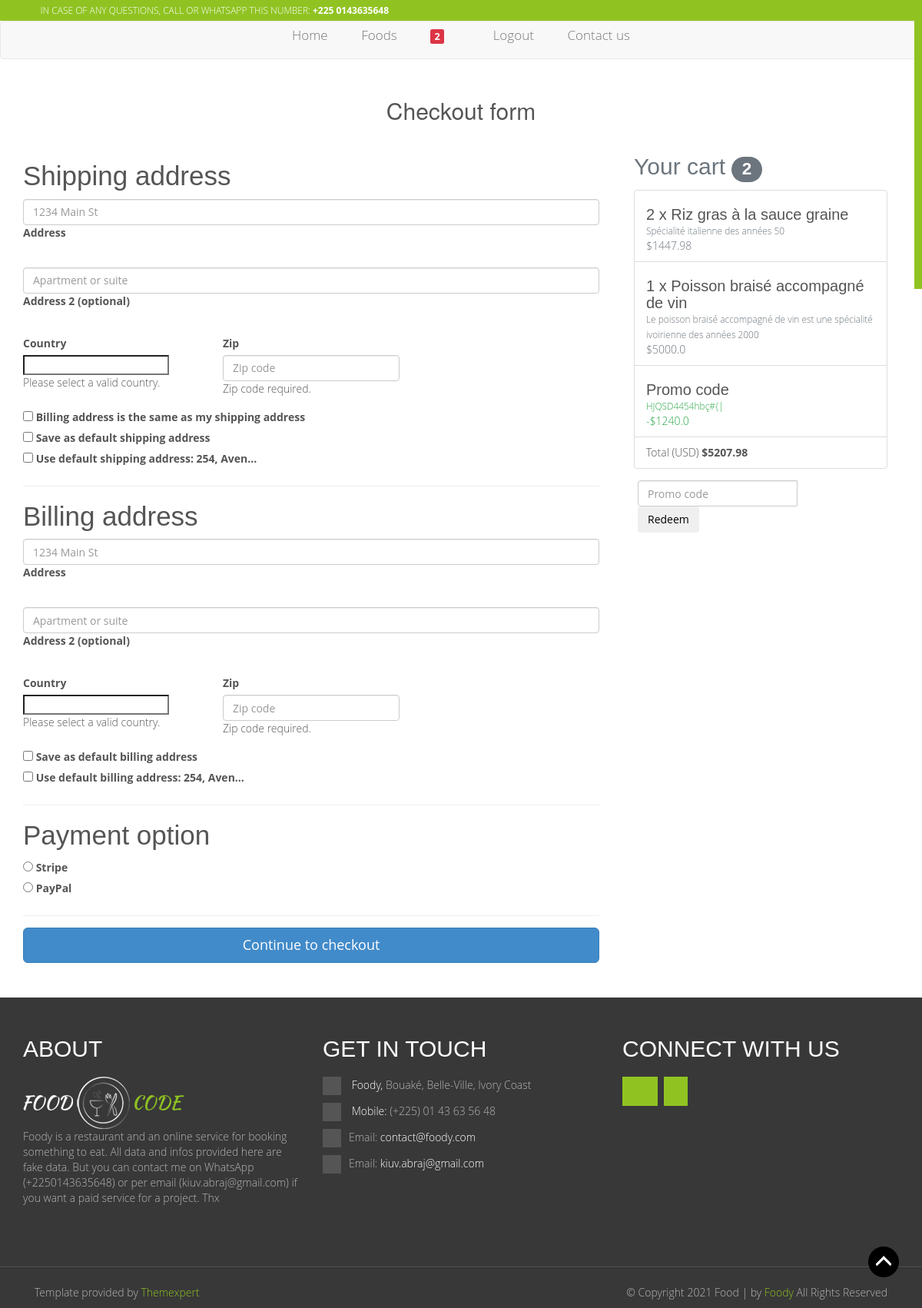
/order/checkout/ (signed in), run on the app's committed database.
### profil/models.py (models this page shows, shortened)
class Profil(models.Model):
	user = models.OneToOneField(User, on_delete=models.CASCADE)
	date = models.DateTimeField(auto_now_add=True)
	stripe_customer_id = models.CharField(max_length=50, blank=True,
		null=True, verbose_name='Stripe ID')
	one_click_purchasing = models.BooleanField(default=False)
	def cart_item_count(self):
		items_count = OrderItem.objects.filter(
			user=self.user,
			ordered=False,
		).count()
		return items_count

### addresses/models.py (models this page shows, shortened)
class Address(models.Model):
	user = models.ForeignKey(User, on_delete=models.CASCADE)
	street_address = models.CharField(max_length=100, verbose_name='Rue')
	apartment_address = models.CharField(max_length=100,
		verbose_name='Appartement')
	country = CountryField(multiple=False, verbose_name='Pays')
	zip = models.CharField(max_length=100, verbose_name='Code postal')
	address_type = models.CharField(max_length=1, choices=ADDRESS_CHOICES,
		verbose_name="Type d'adresse")
	default = models.BooleanField(default=False,
		verbose_name='Adresse par défaut')
	class Meta:
		verbose_name = 'Adresse'
		verbose_name_plural = 'Adresses'

### orders/models.py (models this page shows, shortened)
class Order(models.Model):
	user = models.ForeignKey(User, on_delete=models.CASCADE)
	ref_code = models.CharField(max_length=20, blank=True, null=True)
	items = models.ManyToManyField(OrderItem)
	start_date = models.DateTimeField(auto_now_add=True)
	ordered_date = models.DateTimeField()
	ordered = models.BooleanField(default=False)
	shipping_address = models.ForeignKey(
		Address, related_name='shipping_address', on_delete=models.SET_NULL,
		blank=True, null=True)
	billing_address = models.ForeignKey(Address, blank=True, null=True,
		related_name='billing_address', on_delete=models.SET_NULL)
	payment = models.ForeignKey(Payment, on_delete=models.SET_NULL,
		blank=True, null=True)
	coupon = models.ForeignKey(Coupon, on_delete=models.SET_NULL,
		blank=True, null=True)
	being_delivered = models.BooleanField(default=False)
	received = models.BooleanField(default=False)
	refund_requested = models.BooleanField(default=False)
	refund_granted = models.BooleanField(default=False)
	'''
	1. Item added to cart
	2. Adding a billing address
	(Failed checkout)
	3. Payment
	(Preprocessing, processing, packaging etc.)
	4. Being delivered
	5. Received
	'''
	def get_total(self):
		total = 0
		for order_item in self.items.all():
			total += order_item.get_final_price()
		if self.coupon:
			total -= self.coupon.amount
		return total

class OrderItem(models.Model):
	user = models.ForeignKey(User, on_delete=models.CASCADE)
	ordered = models.BooleanField(default=False)
	item = models.ForeignKey(Item, on_delete=models.CASCADE)
	quantity = models.IntegerField(default=1)
	date = models.DateTimeField(auto_now_add=True, null=True, blank=True)
	def get_total_item_price(self):
		return self.quantity * self.item.price
	def get_total_discount_item_price(self):
		return self.quantity * self.item.discount_price
	def get_final_price(self):
		if self.item.discount_price:
			return self.get_total_discount_item_price()
		return self.get_total_item_price()

### products/models.py (models this page shows, shortened)
class Item(models.Model):
	hit_count_generic = GenericRelation(HitCount,
		object_id_field='object_pk',
		related_query_name='hit_count_generic_relation'
	)
	title = models.CharField(max_length=255)
	slug = models.SlugField( max_length=400,
		help_text='Autofill field')
	description = models.TextField()
	picture = ResizedImageField(
		size=[500, 500],
		quality=100,
		upload_to='images/foods/%Y/%m/',
		help_text="Main picture")
	tags = TaggableManager()
	is_public = models.BooleanField(default=True)
	picture_2 = ResizedImageField(
		size=[500, 500],
		quality=100,
		null=True,
		blank=True,
		upload_to='images/foods/%Y/%m/',
		help_text="Second picture")
	picture_3 = ResizedImageField(
		size=[500, 500],
		quality=100,
		null=True,
		blank=True,
		upload_to='images/foods/%Y/%m/',
		help_text="Third picture")
	is_popular = models.BooleanField(default=False)
	date = models.DateTimeField(auto_now_add=True)
	price = models.FloatField()
	discount_price = models.FloatField(blank=True, null=True,
		help_text='Must be smaller than normal price')
	category = models.CharField(max_length=20, default='others',
		choices=CATEGORY_CHOICES)

### coupon/models.py (models this page shows, shortened)
class Coupon(models.Model):
	code = models.CharField(max_length=50)
	amount = models.FloatField()
	date = models.DateTimeField(auto_now_add=True)
	end_date = models.DateTimeField(auto_now_add=True)
	is_active = models.BooleanField(default=False)

### website/views.py (the view, shortened to what this page needs)
# urls.py: path('order/checkout/', views.CheckoutView.as_view(), name='checkout'),
class CheckoutView(View):
	@method_decorator(login_required(login_url='login'))
	def dispatch(self, request, *args, **kwargs):
		return super(CheckoutView, self).dispatch(request, *args, **kwargs)
	def get(self, *args, **kwargs):
		try:
			order = Order.objects.get(user=self.request.user, ordered=False)
			form = CheckoutForm()
			context = {
				'form': form,
				'couponform': CouponForm(),
				'order': order,
				'DISPLAY_COUPON_FORM': True
			}
			shipping_address_qs = Address.objects.filter(
				user=self.request.user,
				address_type='S',
				default=True
			)
			billing_address_qs = Address.objects.filter(
				user=self.request.user,
				address_type='B',
				default=True
			)
			if shipping_address_qs.exists():
				context.update({
					'default_shipping_address': shipping_address_qs[0]
				})
			if billing_address_qs.exists():
				context.update({
					'default_billing_address': billing_address_qs[0]
				})
			template_name = 'public/orders/checkout_orders.html'
			return render(self.request, template_name, context)
		except ObjectDoesNotExist:
			messages.info(self.request, "You do not have an active order")
			return redirect("checkout")

### templates/public/orders/checkout_orders.html (shortened to what this page needs)
{% extends 'public/includes/base.html' %}
{% load i18n %}
{% load static %}
{% load humanize %}
{% load hitcount_tags %}
{% block content %}
    <main class="pb-5">
      <div class="container wow fadeIn">
        <h2 class="my-5 h2 text-center">Checkout form</h2>
        <div class="row">
          <div class="col-md-8 mb-4">
            <div class="card">
              <form method="POST" class="card-body">
                <h3>Shipping address</h3>
                <div class='hideable_shipping_form'>
                  <div class="md-form mb-5">
                    <input type='text' placeholder='1234 Main St' id='shipping_address' name='shipping_address' class='form-control' />
                    <label for="shipping_address" class="">Address</label>
                  </div>
                  <div class="md-form mb-5">
                    <input type='text' placeholder='Apartment or suite' id='shipping_address2' name='shipping_address2' class='form-control' />
                    <label for="shipping_address2" class="">Address 2 (optional)</label>
                  </div>
                  <div class="row">
                    <div class="col-lg-4 col-md-12 mb-4">
                      <label for="country">Country</label>
                      {{ form.shipping_country }}
                      <div class="invalid-feedback">
                        Please select a valid country.
                      </div>
                    </div>
                    <div class="col-lg-4 col-md-6 mb-4">
                      <label for="shipping_zip">Zip</label>
                      <input type='text' placeholder='Zip code' id='shipping_zip' name='shipping_zip' class='form-control' />
                      <div class="invalid-feedback">
                        Zip code required.
                      </div>
                    </div>
                  </div>
                  <div class="custom-control custom-checkbox">
                    <input type="checkbox" class="custom-control-input" name="same_billing_address" id="same_billing_address">
                    <label class="custom-control-label" for="same_billing_address">Billing address is the same as my shipping address</label>
                  </div>
                  <div class="custom-control custom-checkbox">
                    <input type="checkbox" class="custom-control-input" name="set_default_shipping" id="set_default_shipping">
                    <label class="custom-control-label" for="set_default_shipping">Save as default shipping address</label>
                  </div>
                </div>
                {% if default_shipping_address %}
                <div class="custom-control custom-checkbox">
                  <input type="checkbox" class="custom-control-input" name="use_default_shipping" id="use_default_shipping">
                  <label class="custom-control-label" for="use_default_shipping">Use default shipping address: {{ default_shipping_address.street_address|truncatechars:10 }}</label>
                </div>
                {% endif %}
                <hr>
                <h3>Billing address</h3>
                <div class='hideable_billing_form'>
                  <div class="md-form mb-5">
                    <input type='text' placeholder='1234 Main St' id='billing_address' name='billing_address' class='form-control' />
                    <label for="billing_address" class="">Address</label>
                  </div>
                  <div class="md-form mb-5">
                    <input type='text' placeholder='Apartment or suite' id='billing_address2' name='billing_address2' class='form-control' />
                    <label for="billing_address2" class="">Address 2 (optional)</label>
                  </div>
                  <div class="row">
                    <div class="col-lg-4 col-md-12 mb-4">
                      <label for="country">Country</label>
                      {{ form.billing_country }}
                      <div class="invalid-feedback">
                        Please select a valid country.
                      </div>
                    </div>
                    <div class="col-lg-4 col-md-6 mb-4">
                      <label for="billing_zip">Zip</label>
                      <input type='text' placeholder='Zip code' id='billing_zip' name='billing_zip' class='form-control' />
                      <div class="invalid-feedback">
                        Zip code required.
                      </div>
                    </div>
                  </div>
                  <div class="custom-control custom-checkbox">
                    <input type="checkbox" class="custom-control-input" name="set_default_billing" id="set_default_billing">
                    <label class="custom-control-label" for="set_default_billing">Save as default billing address</label>
                  </div>
                </div>
                {% if default_billing_address %}
                <div class="custom-control custom-checkbox">
                  <input type="checkbox" class="custom-control-input" name="use_default_billing" id="use_default_billing">
                  <label class="custom-control-label" for="use_default_billing">Use default billing address: {{ default_billing_address.street_address|truncatechars:10 }}</label>
                </div>
                {% endif %}
                <hr>
                <h3>Payment option</h3>
                <div class="d-block my-3">
                  {% for value, name in form.fields.payment_option.choices %}
                  <div class="custom-control custom-radio">
                    <input id="{{ name }}" name="payment_option" value="{{ value }}" type="radio" class="custom-control-input" required>
                    <label class="custom-control-label" for="{{ name }}">{{ name }}</label>
                  </div>
                  {% endfor %}
                </div>
                <hr class="mb-4">
                <button class="btn btn-primary btn-lg btn-block" type="submit">Continue to checkout</button>
              </form>
            </div>
          </div>
          <div class="col-md-4 mb-4">
            {% include 'public/orders/order_snippet.html' %}
          </div>
        </div>
      </div>
    </main>
{% endblock content %}
{% block header_search %}
    {% include 'public/includes/site_header_without_search.html' %}
{% endblock header_search %}

### templates/public/includes/navbar.html (shortened to what this page needs)
	{% load static %}
	<nav class="navbar navbar-default">
		<div class="container">
		    <div class="collapse navbar-collapse" id="bs-example-navbar-collapse-1">
		      	<ul class="nav navbar-nav nav-main">
		        	<li class="{% if request.path_info == '/' %}active{% endif %}">
		        		<a href="{% url 'home' %}">
		        			Home
		        		</a>
		        	</li>
					<li class="{% if request.path_info == '/foods/' %}active{% endif %}">
						<a href="{% url 'food-list' %}">
							Foods
						</a>
					</li>
					{% if request.user.is_authenticated %}
					<li class="{% if request.path_info == '/order/summary/' %}active{% endif %}">
						<a href="{% url 'order-summary' %}">
							<small class="badge badge-danger z-depth-1 mr-1">
								{{ request.user.profil.cart_item_count }}
							</small>
							<span>
								<i class="fa fa-shopping-cart"></i>
							</span>
						</a>
					</li>
					<li>
						<a href="{% url 'logout' %}">
							Logout
						</a>
					</li>
					{% else %}
					<li class="{% if request.path_info == '/user/login/' %}active{% endif %}">
						<a href="{% url 'login' %}">
							Login
						</a>
					</li>
					{% endif %}
					<li class="{% if request.path_info == '/contact-us/' %}active{% endif %}">
						<a href="{% url 'contact' %}">
							Contact us
						</a>
					</li>
		        </ul>
		    </div>
		</div>
	</nav>

### templates/public/orders/order_snippet.html (shortened to what this page needs)
<div class="col-md-12 mb-4 pb-5">
    <h4 class="d-flex justify-content-between align-items-center mb-3">
    <span class="text-muted">Your cart</span>
    <span class="badge badge-secondary badge-pill">{{ order.items.count }}</span>
    </h4>
    <ul class="list-group mb-3 z-depth-1">
    {% for order_item in order.items.all %}
    <li class="list-group-item d-flex justify-content-between lh-condensed">
        <div>
        <h6 class="my-0">{{ order_item.quantity }} x {{ order_item.item.title}}</h6>
        <small class="text-muted">{{ order_item.item.description}}</small>
        </div>
        <span class="text-muted">${{ order_item.get_final_price }}</span>
    </li>
    {% endfor %}
    {% if order.coupon %}
    <li class="list-group-item d-flex justify-content-between bg-light">
        <div class="text-success">
        <h6 class="my-0">Promo code</h6>
        <small>{{ order.coupon.code }}</small>
        </div>
        <span class="text-success">-${{ order.coupon.amount }}</span>
    </li>
    {% endif %}
    <li class="list-group-item d-flex justify-content-between">
        <span>Total (USD)</span>
        <strong>${{ order.get_total }}</strong>
    </li>
    </ul>
    {% if DISPLAY_COUPON_FORM %}
    <form class="card p-2" action="{% url 'add-coupon' %}" method="POST">
        <div class="input-group">
            {{ couponform.code }}
            <div class="input-group-append">
            <button class="btn btn-secondary btn-md waves-effect m-0" type="submit">Redeem</button>
            </div>
        </div>
    </form>
    {% endif %}
</div>

### data on the page
Address: street_address "254, Aven…"
Address: street_address "254, Aven…"
Order: items.count "2", coupon.code "HJQSD4454hbç#{|", coupon.amount "1240.0", get_total "5207.98"
OrderItem: quantity "2", item "Riz gras à la sauce graine", item.description "Spécialité italienne des années 50", get_final_price "1447.98"
OrderItem: quantity "1", item "Poisson braisé accompagné de vin", item.description "Le poisson braisé accompagné de vin est une spécialité ivoirienne des années 2000", get_final_price "5000.0"

### other printed values
{{ request.user.profil.cart_item_count }} "2"
{{ name }} "Stripe" "PayPal"
